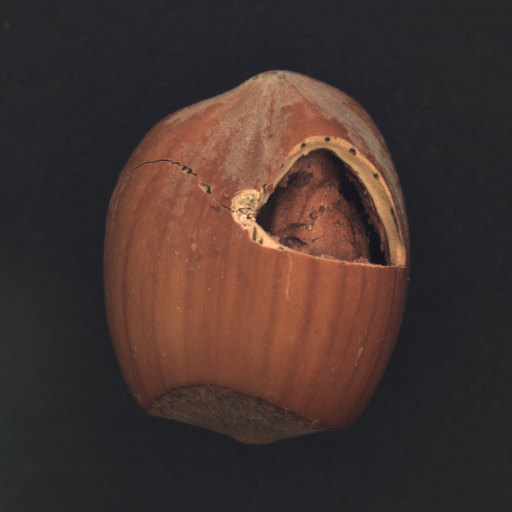
#> input picture dataset/test/crack/000.png, 1024 x 1024 px (shown at 1/2 size)
$ python -i utils.py   (imports and definitions only)
#> lines starting #> are read from the running program, lines starting #| are printed output that depends on the picture; after the words box and inside, x2 and y2 are one past the last pixel; in counts of white or black regions, pixels touching at a corner belong together
#> further down, picture is the input picture: shape (1024, 1024, 3); mean B, G, R 47.5, 51.6, 68.2
import cv2
import numpy as np
from PIL import Image
import random
# [20 lines left out: function rotate_patch, not called in this run]
def detect_hazelnut_mask(img_bgr):
    gray = cv2.cvtColor(img_bgr, cv2.COLOR_BGR2GRAY)
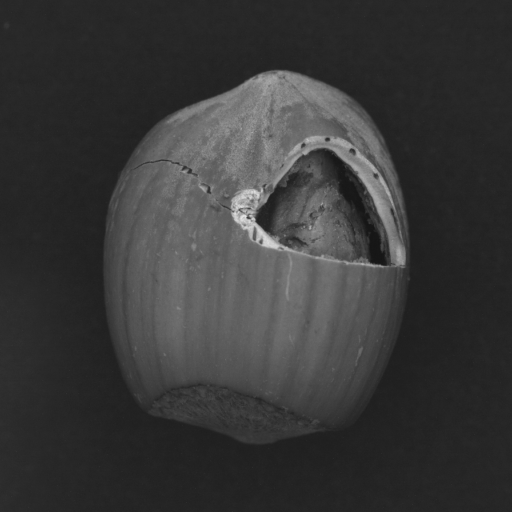
#> gray: shape (1024, 1024) (shown at 1/2 size); min 20, max 235, mean 56.1

    blur = cv2.GaussianBlur(gray, (5, 5), 0)

    _, binary = cv2.threshold(
        blur, 0, 255, cv2.THRESH_BINARY + cv2.THRESH_OTSU
    )
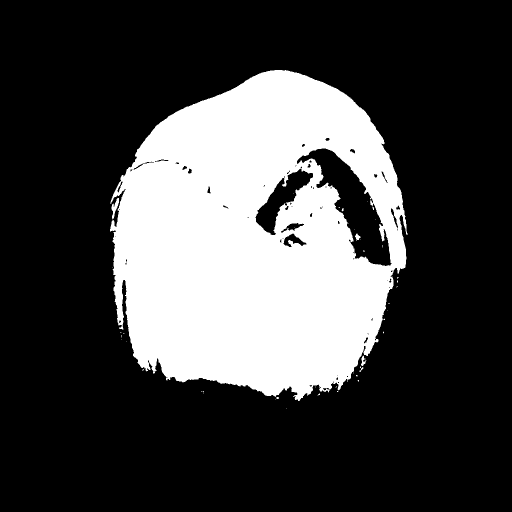
#> binary: shape (1024, 1024) (shown at 1/2 size); 26.7% white; 44 white regions (39 under 20 px), largest, box (x1, y1, x2, y2) and area: (220, 140, 815, 802) 279020, (223, 396, 238, 439) 269, (722, 711, 733, 732) 108, (710, 467, 721, 482) 87, (719, 734, 727, 744) 27

    if np.mean(binary) > 127:
        binary = cv2.bitwise_not(binary)

    kernel = np.ones((7, 7), np.uint8)
    binary = cv2.morphologyEx(binary, cv2.MORPH_CLOSE, kernel, iterations=2)
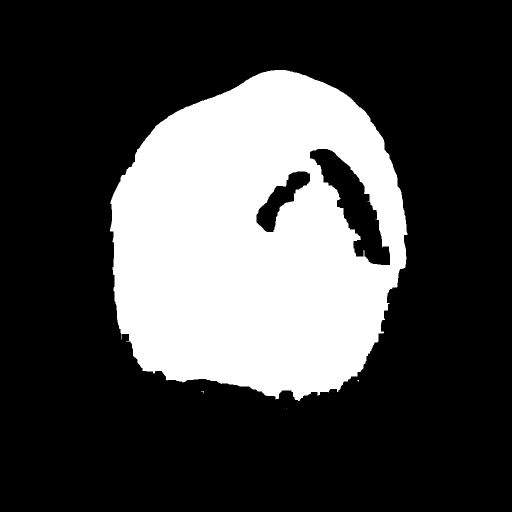
#> binary: shape (1024, 1024) (shown at 1/2 size); 27.4% white; 4 white regions (3 under 20 px), largest, box (x1, y1, x2, y2) and area: (220, 140, 815, 802) 287647

    return binary

# [78 lines left out: function apply_cut_and_paste, not called in this run]


class SmartConfig(dict):
    # [4 lines left out: function get, not called in this run]

>>> import cv2
>>> picture = cv2.imread('dataset/test/crack/000.png')
>>> result = detect_hazelnut_mask(picture)

$ run again, on dataset/test/crack/001.png
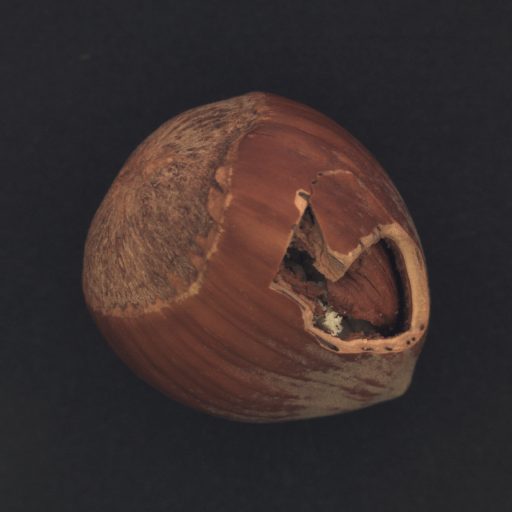
#> input picture dataset/test/crack/001.png, 1024 x 1024 px (shown at 1/2 size)
#> picture is the input picture: shape (1024, 1024, 3); mean B, G, R 45.7, 47.5, 59.8
#> in detect_hazelnut_mask, `_, binary = cv2.threshold( blur, 0, 255, cv2.THRESH_BINARY + cv2.THRES..`:
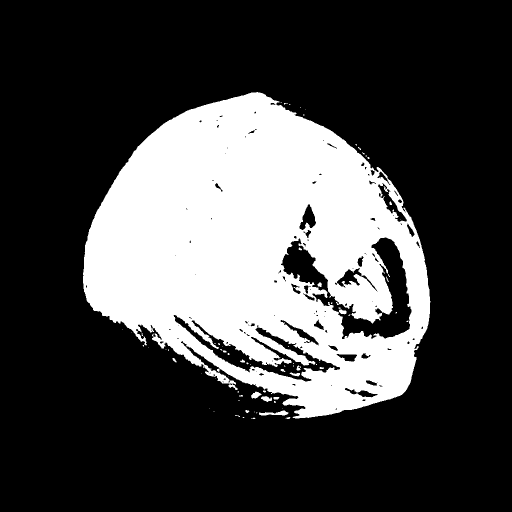
#> binary: shape (1024, 1024) (shown at 1/2 size); 27.2% white; 73 white regions (53 under 20 px), largest, box (x1, y1, x2, y2) and area: (166, 184, 861, 837) 283548, (518, 821, 577, 831) 326, (502, 783, 523, 797) 177
#> in detect_hazelnut_mask, `binary = cv2.morphologyEx(binary, cv2.MORPH_CLOSE, kernel, iterations=2)`:
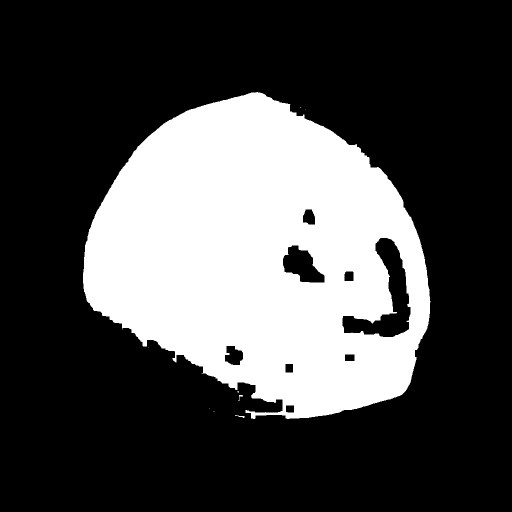
#> binary: shape (1024, 1024) (shown at 1/2 size); 29.2% white; 9 white regions (6 under 20 px), largest, box (x1, y1, x2, y2) and area: (166, 184, 861, 838) 306173, (470, 830, 489, 836) 41, (477, 790, 486, 802) 34

$ run again, on dataset/test/crack/002.png
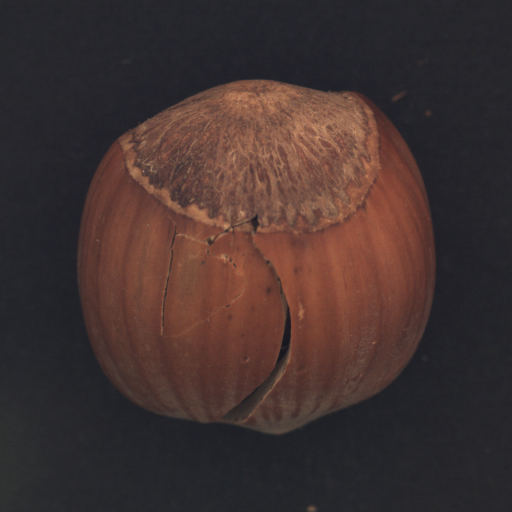
#> input picture dataset/test/crack/002.png, 1024 x 1024 px (shown at 1/2 size)
#> picture is the input picture: shape (1024, 1024, 3); mean B, G, R 48.5, 50.3, 66
#> in detect_hazelnut_mask, `_, binary = cv2.threshold( blur, 0, 255, cv2.THRESH_BINARY + cv2.THRES..`:
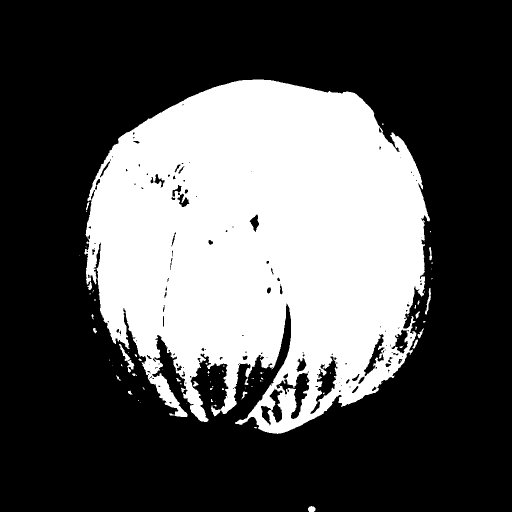
#> binary: shape (1024, 1024) (shown at 1/2 size); 33.4% white; 80 white regions (58 under 20 px), largest, box (x1, y1, x2, y2) and area: (169, 159, 860, 868) 347796, (238, 688, 269, 745) 406, (850, 576, 862, 629) 197
#> in detect_hazelnut_mask, `binary = cv2.morphologyEx(binary, cv2.MORPH_CLOSE, kernel, iterations=2)`:
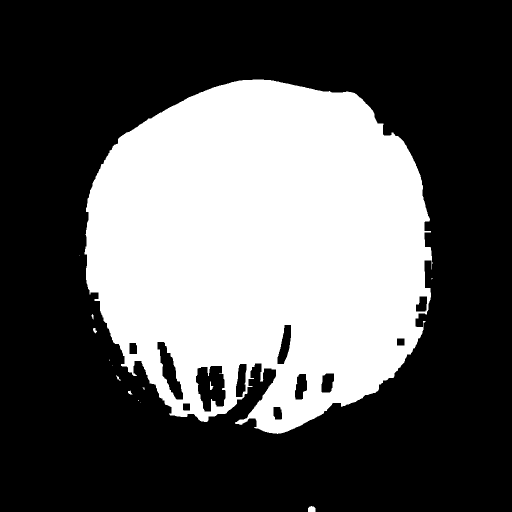
#> binary: shape (1024, 1024) (shown at 1/2 size); 35.1% white; 14 white regions (7 under 20 px), largest, box (x1, y1, x2, y2) and area: (169, 159, 866, 868) 367574, (616, 1012, 631, 1024) 155, (420, 763, 427, 780) 59

$ run again, on dataset/test/crack/003.png
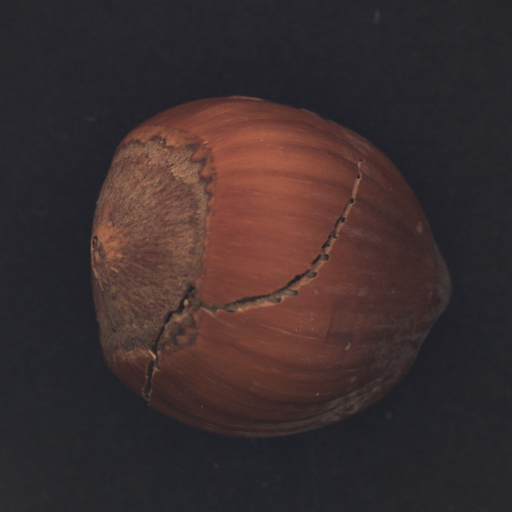
#> input picture dataset/test/crack/003.png, 1024 x 1024 px (shown at 1/2 size)
#> picture is the input picture: shape (1024, 1024, 3); mean B, G, R 46.3, 46, 59.3
#> in detect_hazelnut_mask, `_, binary = cv2.threshold( blur, 0, 255, cv2.THRESH_BINARY + cv2.THRES..`:
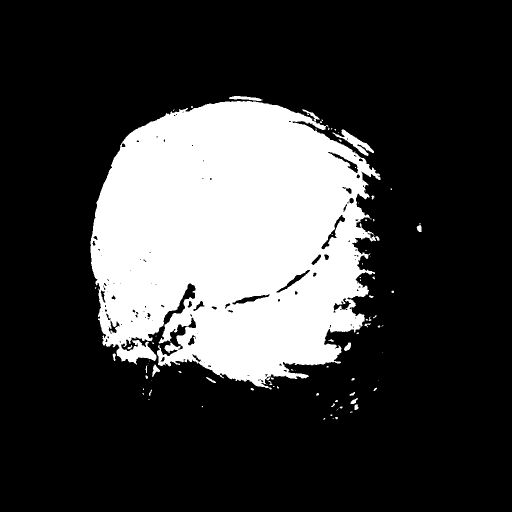
#> binary: shape (1024, 1024) (shown at 1/2 size); 23.8% white; 89 white regions (59 under 20 px), largest, box (x1, y1, x2, y2) and area: (181, 202, 761, 779) 246518, (665, 259, 748, 312) 1139, (458, 192, 525, 202) 359
#> in detect_hazelnut_mask, `binary = cv2.morphologyEx(binary, cv2.MORPH_CLOSE, kernel, iterations=2)`:
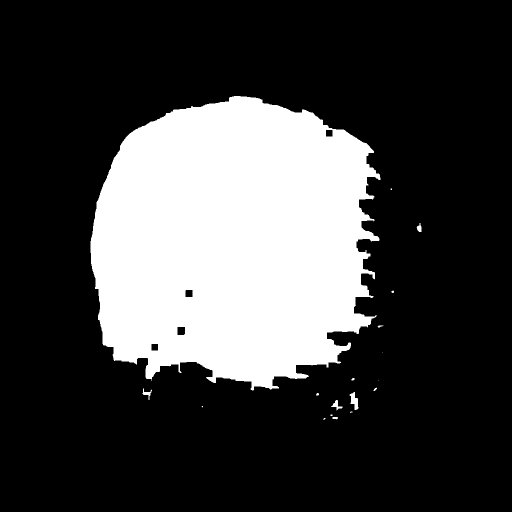
#> binary: shape (1024, 1024) (shown at 1/2 size); 25.3% white; 18 white regions (7 under 20 px), largest, box (x1, y1, x2, y2) and area: (181, 192, 761, 781) 264509, (699, 784, 717, 820) 346, (662, 800, 685, 821) 173
